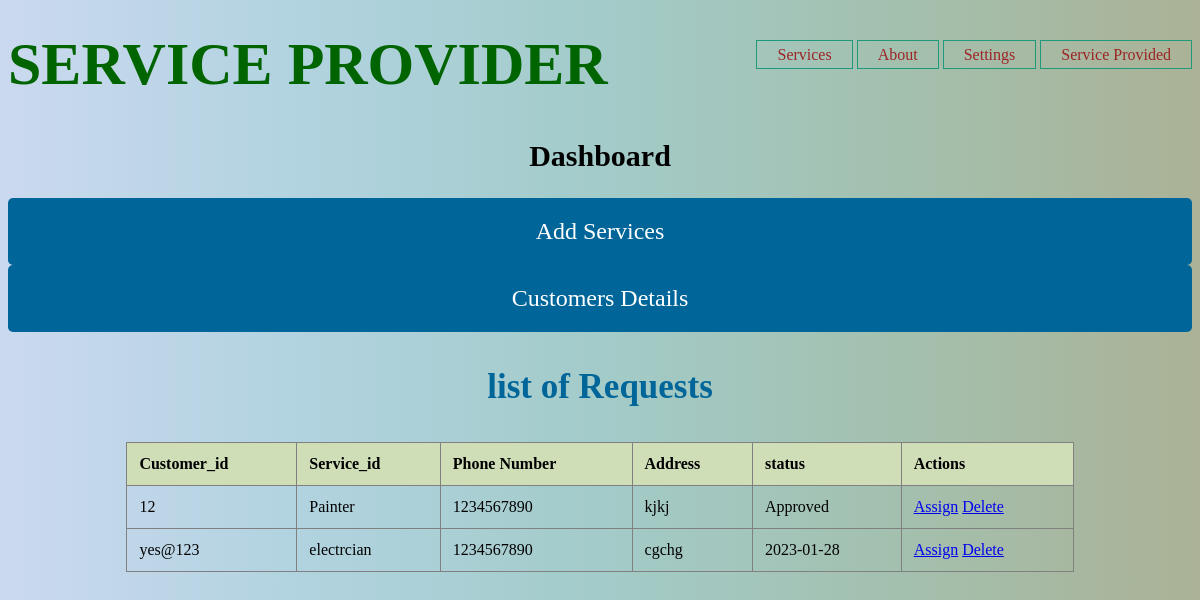
The app's page /admin/apage.php with its own data.
### tables this page shows
CREATE TABLE `request` (
  `customer_id` varchar(10) NOT NULL,
  `service_id` varchar(20) NOT NULL,
  `phone_num` int(12) NOT NULL,
  `address` varchar(50) NOT NULL,
  `date` varchar(25) NOT NULL
);

### admin/apage.php (the view, shortened to what this page needs)
<!DOCTYPE html>
<html>
<link rel="stylesheet" href="apage.css" />
<div class="dashboard-container">
  <div class="sidebar">
    <nav>
      <ul>
        <li><a href="services.php">Services</a></li>
        <li><a href="#">About</a></li>
        <li><a href="#">Settings</a></li>
        <li><a href="serviceprovided.php">Service Provided</a></li>
      </ul>
    </nav>
  </div>
  <div class="main-content">
    <header>
      <h1>SERVICE PROVIDER</h1>
      <h2>Dashboard</h2>
    </header>
    <a href="services.php" class="big-button">Add Services</a>
    <a href="customer.php" class="big-button">Customers Details</a>
    <div class=container1>
      <p><strong>list of Requests</strong></p>
    </div>
    <table border="1" class="tt">
      <thead>
        <th>Customer_id</th>
        <th>Service_id</th>
        <th>Phone Number</th>
        <th>Address</th>
        <th>status</th>
        <th>Actions</th>
      </thead>
      <tbody>
        <?php
        include('connection.php');
        $query = mysqli_query($conn, "select * from `request`");
        while ($row = mysqli_fetch_array($query)) {
        ?>
          <tr>
            <td><?php echo $row['customer_id']; ?></td>
            <td><?php echo $row['service_id']; ?></td>
            <td><?php echo $row['phone_num']; ?></td>
            <td><?php echo $row['address']; ?></td>
            <td><?php echo $row['date']; ?></td>
            <td>
              <a href="assign.php?service_id=<?php echo $row['service_id']; ?>&customer_id=<?php echo $row['customer_id'];?>">Assign</a>
              <a href="requestdelete.php?service_id=<?php echo $row['service_id']; ?>&customer_id=<?php echo $row['customer_id']; ?>">Delete</a>
            </td>
          </tr>
        <?php
        }
        ?>
      </tbody>
    </table>
  </div>
</div>
</html>

### admin/apage.css (style rules this page uses)
.big-button { display: inline-block; padding: 20px 40px; font-size: 24px; text-align: center; text-decoration: none; color: white; background-color: #006699; border-radius: 5px; }
table { width: 80%; margin: 0 auto; border-collapse: collapse; }
th { background-color: #d0deb8; padding: 12px; text-align: left; font-weight: bold; }
td { padding: 12px; text-align: left; }
.container1 { width:100%; color:#006699; margin-top: 20px; text-align: center; }
h1 { color:darkgreen; padding: 0; margin-top: 30px; font-size: 60px; }
ul { float: right; list-style-type: none; }
ul li { display: inline-block; }
ul li a { text-decoration: none; color: rgb(156, 36, 36); padding : 5px 20px; border: 1px solid rgb(30, 153, 122); transition: 0.6s ease; font-style: 100; }
h2 { text-align: center; font-size: 30px; }
.big-button { display: flex; align-items: center; justify-content: center; }
p { font-size: 35px; }
td { text-align: justify; }

### records on screen
request: customer "12", service "Painter", phone_num "1234567890", address "kjkj", date "Approved"
request: customer "yes@123", service "electrcian", phone_num "1234567890", address "cgchg", date "2023-01-28"
